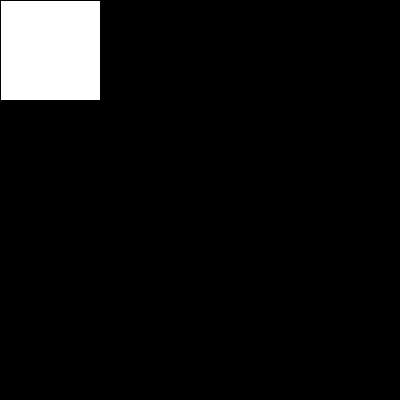
Frame 1 (no input)
Frame 60 (the mouse pressed at the canvas centre just before this capture): identical to frame 1, image omitted
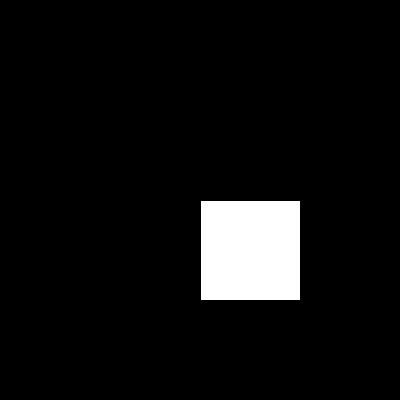
Frame 120 (the mouse held since frame 60 and released just before this capture)

The Processing sketch that drew these frames (run headless with seeded random() and noise(); from frame 60 on, the mouse is pressed at the canvas centre):

// Processing sketch: processing_79556
// ── processing_79556.pde

/*Note to students: You will need to divide your screen into an 8x8 grid to send values to MaxMSP
for the end term project. Depending on what section the ball is located, a number should be sent to maxMSP.
 
The following example should aid you, as the grid layout is partly done. The example demonstrates the use of nested if statements; the outer conditionals it divide the screen into 4x4 quadrants (top left, top right, bottom left, bottom right) and the inner statements should divide the divided sections into 4x4 as well. The first quadrant is already divided up for you, and the last quadrant is half completed. In this example, a rectangle is drawn in the section that the cursor is located.
 
Q: Complete this code to complete the division of the screen into 8x8 quadrants. Depending on which quadrant the mouse is located, a rectangle should draw in that section.
 
Q. In your pong game, create a function called int gridLayout(int px, int py). This function should pass in two arguments - the x position of the ball and the y position of the ball.
 
Q: Place all the code for creating the grid in this function. Modify your existing code so that a grid number is returned depending on what quadrant the BALL (not cursor) is located in. The returned grid number should be stored in a variable called int gridLayout, and send to MaxMSP via OSC.
*/


void setup()
{
  size(400, 400);
}

void draw()
{
  background(0);
  if(mouseX < width/2 && mouseY < height/2) //if mouse is in top left quarter
  {
    if (mouseX < width/4 && mouseY < height/4) //if mouse is in box 1 (see figure 1 in end term assignment)
    {
      rect(0, 0, width/4, height/4);
      println("The mouse is located in box 1 (figure 1)");
    }
    else if (mouseX > width/4 && mouseY < height/4) //if mouse is in box 2
    {
      rect(width/4, 0, width/4, height/4);
      println("The mouse is located in box 2 (figure 1)");
    }
    else if (mouseX < width/4 && mouseY > height/4) //if mouse is in 5
    {
      rect(0, height/4, width/4, height/4);
      println("The mouse is located in box 5 (figure 1)");
    }
    else //if mouse is in box 6
    {
      rect(width/4, height/4, width/4, height/4);
      println("The mouse is located in box 6 (figure 1)");
    }
  }
  else if(mouseX > width/2 && mouseY < height/2) //if mouse is in top right quarter
  {
  }
  else if(mouseX < width/2 && mouseY > height/2) //if mouse is in bottom left quarter
  {
  }
  else //if mouse is in bottom right quarter
  {
    if (mouseX < width/4*3 && mouseY < height/4*3)
    {
      rect(width/2, height/2, width/4, height/4);
      println("The mouse is located in box 11 (figure 1)");
    }
    else if (mouseX > width/4*3 && mouseY < height/4*3)
    {
      rect(width/4*3, height/2, width/4, height/4);
      println("The mouse is located in box 12 (figure 1)");
    }
  }
}
